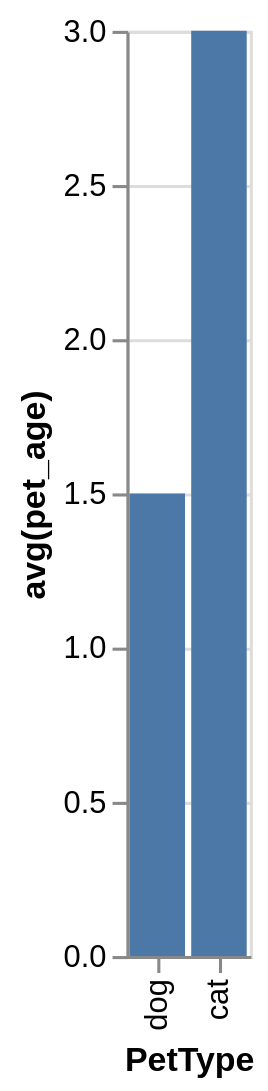

Specify this chart in Vega-Lite:
### Vega-Lite specification from a JSON file in a GitHub repository (floating-point values rounded to 4 significant figures)
{"data": {"values": [{"x_data": "dog", "y_data": 1.5}, {"x_data": "cat", "y_data": 3}]}, "mark": "bar", "encoding": {"x": {"field": "x_data", "type": "nominal", "title": "PetType", "sort": "descending"}, "y": {"field": "y_data", "type": "quantitative", "title": "avg(pet_age)"}}}
